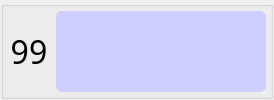
<?xml version="1.0" encoding="UTF-8"?>
<ui version="4.0">
 <class>clsMRBDisplayPannel</class>
 <widget class="QWidget" name="clsMRBDisplayPannel">
  <property name="geometry">
   <rect>
    <x>0</x>
    <y>0</y>
    <width>274</width>
    <height>100</height>
   </rect>
  </property>
  <property name="minimumSize">
   <size>
    <width>274</width>
    <height>100</height>
   </size>
  </property>
  <property name="maximumSize">
   <size>
    <width>2760</width>
    <height>100</height>
   </size>
  </property>
  <property name="font">
   <font>
    <family>楷体</family>
    <pointsize>12</pointsize>
   </font>
  </property>
  <property name="windowTitle">
   <string>Form</string>
  </property>
  <property name="styleSheet">
   <string notr="true"/>
  </property>
  <layout class="QVBoxLayout" name="verticalLayout">
   <property name="leftMargin">
    <number>1</number>
   </property>
   <property name="topMargin">
    <number>1</number>
   </property>
   <property name="rightMargin">
    <number>1</number>
   </property>
   <property name="bottomMargin">
    <number>1</number>
   </property>
   <item>
    <widget class="QGroupBox" name="groupBox">
     <property name="styleSheet">
      <string notr="true">border-color: rgb(0, 0, 0);</string>
     </property>
     <property name="title">
      <string/>
     </property>
     <layout class="QHBoxLayout" name="horizontalLayout_2">
      <property name="spacing">
       <number>5</number>
      </property>
      <property name="leftMargin">
       <number>5</number>
      </property>
      <property name="topMargin">
       <number>2</number>
      </property>
      <property name="rightMargin">
       <number>2</number>
      </property>
      <property name="bottomMargin">
       <number>2</number>
      </property>
      <item>
       <widget class="QLabel" name="lblNumber">
        <property name="minimumSize">
         <size>
          <width>40</width>
          <height>40</height>
         </size>
        </property>
        <property name="maximumSize">
         <size>
          <width>40</width>
          <height>40</height>
         </size>
        </property>
        <property name="font">
         <font>
          <family>楷体</family>
          <pointsize>24</pointsize>
         </font>
        </property>
        <property name="frameShape">
         <enum>QFrame::NoFrame</enum>
        </property>
        <property name="text">
         <string>99</string>
        </property>
        <property name="alignment">
         <set>Qt::AlignCenter</set>
        </property>
       </widget>
      </item>
      <item>
       <widget class="QStackedWidget" name="stackedWidget">
        <property name="currentIndex">
         <number>1</number>
        </property>
        <widget class="QWidget" name="status">
         <layout class="QHBoxLayout" name="horizontalLayout">
          <property name="spacing">
           <number>2</number>
          </property>
          <property name="leftMargin">
           <number>2</number>
          </property>
          <property name="topMargin">
           <number>2</number>
          </property>
          <property name="rightMargin">
           <number>2</number>
          </property>
          <property name="bottomMargin">
           <number>2</number>
          </property>
          <item>
           <widget class="StatusLabel" name="lblStatus">
            <property name="font">
             <font>
              <family>楷体</family>
              <pointsize>36</pointsize>
             </font>
            </property>
            <property name="text">
             <string>TextLabel</string>
            </property>
            <property name="alignment">
             <set>Qt::AlignCenter</set>
            </property>
           </widget>
          </item>
         </layout>
        </widget>
        <widget class="QWidget" name="testResult">
         <layout class="QVBoxLayout" name="verticalLayout_2">
          <property name="spacing">
           <number>2</number>
          </property>
          <property name="leftMargin">
           <number>2</number>
          </property>
          <property name="topMargin">
           <number>2</number>
          </property>
          <property name="rightMargin">
           <number>2</number>
          </property>
          <property name="bottomMargin">
           <number>2</number>
          </property>
          <item>
           <widget class="ClickedLabel" name="lblResult">
            <property name="font">
             <font>
              <family>楷体</family>
              <pointsize>12</pointsize>
             </font>
            </property>
            <property name="styleSheet">
             <string notr="true">background-color: rgb(206, 206, 255);
border-radius: 6px;</string>
            </property>
            <property name="text">
             <string/>
            </property>
            <property name="alignment">
             <set>Qt::AlignLeading|Qt::AlignLeft|Qt::AlignVCenter</set>
            </property>
            <property name="wordWrap">
             <bool>false</bool>
            </property>
           </widget>
          </item>
         </layout>
        </widget>
       </widget>
      </item>
     </layout>
    </widget>
   </item>
  </layout>
 </widget>
 <customwidgets>
  <customwidget>
   <class>StatusLabel</class>
   <extends>QLabel</extends>
   <header>StatusLabel.h</header>
  </customwidget>
  <customwidget>
   <class>ClickedLabel</class>
   <extends>QLabel</extends>
   <header>ClickedLabel.h</header>
  </customwidget>
 </customwidgets>
 <resources/>
 <connections/>
</ui>
